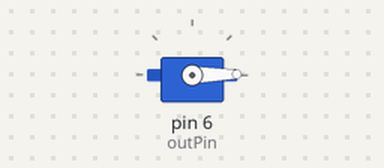
This sketch was run on a simulated Arduino Uno, built with avr-gcc and run on an emulated ATmega328P. Parts: servo.

Above: at 0.05 s.
At 2.2 s:
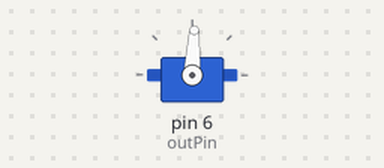
At 4.35 s:
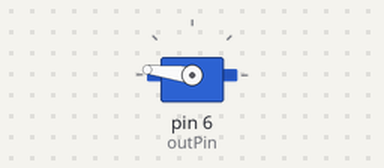
At 8.7 s:
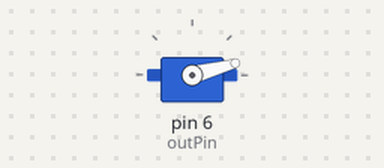
Timing chart, 0 to 11.8 s (numbered marks = the images above):
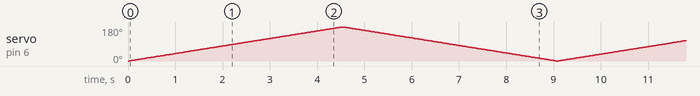

The sketch:

servomotor.ino
```cpp
#include<Servo.h>
int outPin = 6;
int pos = 0;
int servoDelay = 25;

Servo myPointer;

void setup(){

Serial.begin(9600);
myPointer.attach(outPin);
}


void loop(){
  for (pos = 0; pos <= 180; pos = pos + 1){
    myPointer.write(pos);
    delay(servoDelay);
  }

  for (pos = 180; pos >= 0; pos = pos - 1){
    myPointer.write(pos);
    delay(servoDelay);
  }
}
```
